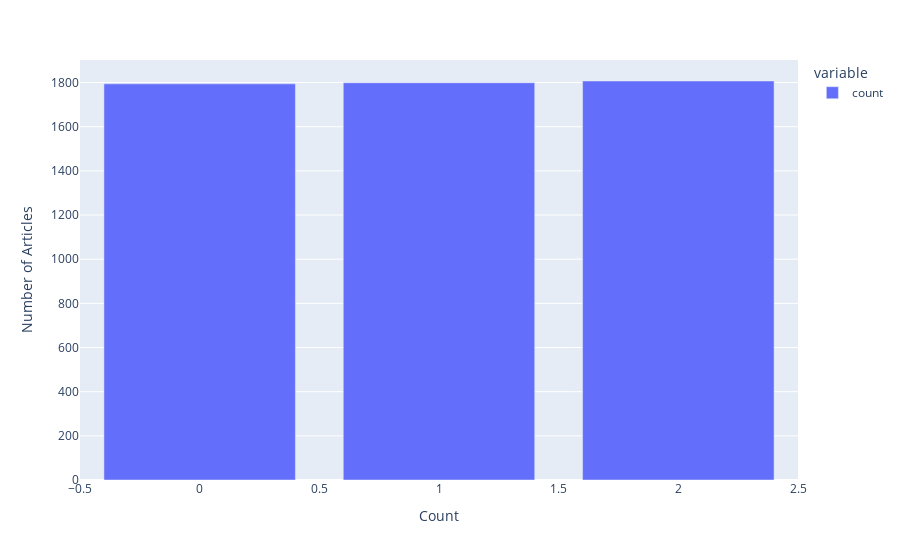
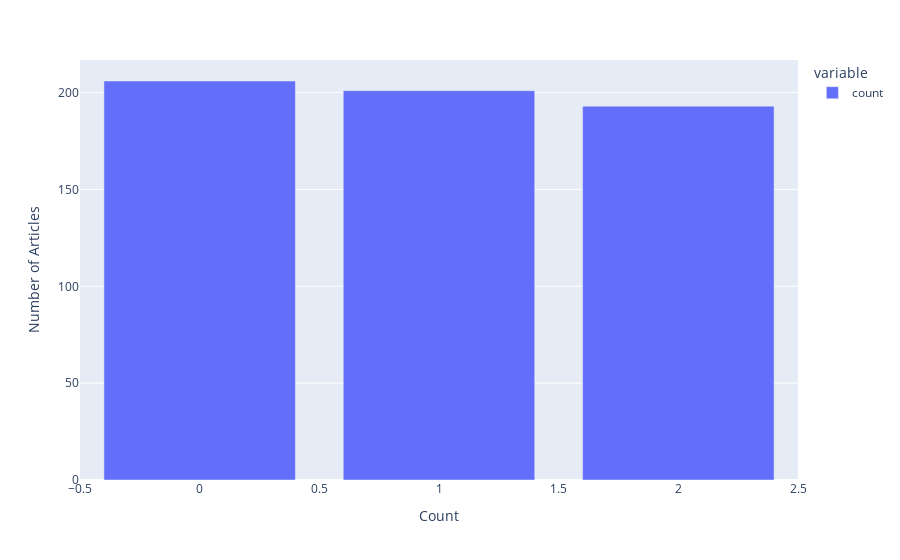
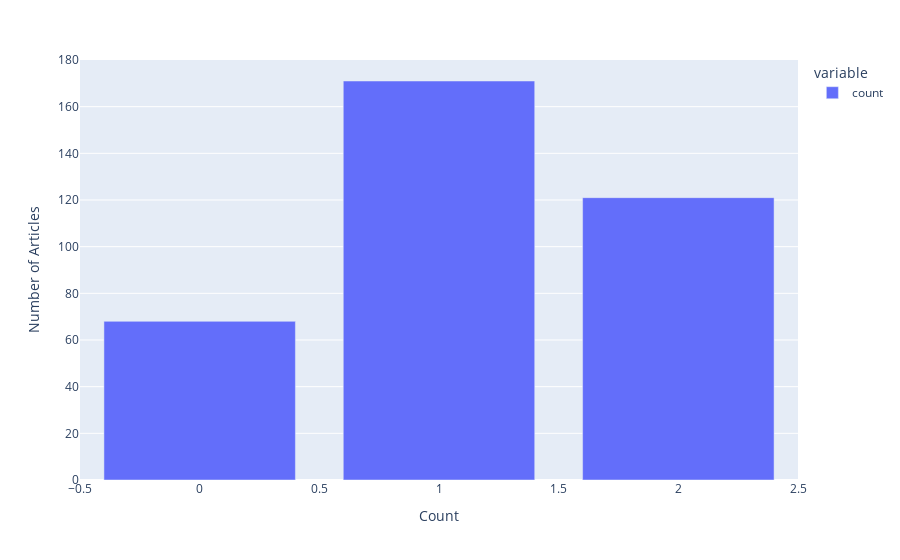

Notebook code cell kept with these figures, in order:
### Markdown cell above
#### 2. Upsampled training set

### Code cell
# Get Raws dataset
train_up_df, eval_up_df, test_up_df = get_train_eval_test('news_train_upsample.jsonl', 'news_eval.jsonl')
show_labels_count(train_up_df)
show_labels_count(eval_up_df)
show_labels_count(test_up_df)

### Figure 1 — Plotly figure (JSON) as saved in the notebook; plotly's stock layout.template omitted (floating-point values rounded to 4 significant figures)
{"data": [{"alignmentgroup": "True", "hovertemplate": "variable=count<br>labels=%{x}<br>value=%{y}<extra></extra>", "legendgroup": "count", "marker": {"color": "#636efa", "pattern": {"shape": ""}}, "name": "count", "offsetgroup": "count", "orientation": "v", "showlegend": true, "textposition": "auto", "type": "bar", "x": [2, 1, 0], "xaxis": "x", "y": [1807, 1799, 1794], "yaxis": "y"}], "layout": {"barmode": "relative", "legend": {"title": {"text": "variable"}, "tracegroupgap": 0}, "margin": {"t": 60}, "xaxis": {"anchor": "y", "domain": [0, 1], "title": {"text": "Count"}}, "yaxis": {"anchor": "x", "domain": [0, 1], "title": {"text": "Number of Articles"}}}}

### Figure 2 — Plotly figure (JSON) as saved in the notebook; plotly's stock layout.template omitted (floating-point values rounded to 4 significant figures)
{"data": [{"alignmentgroup": "True", "hovertemplate": "variable=count<br>labels=%{x}<br>value=%{y}<extra></extra>", "legendgroup": "count", "marker": {"color": "#636efa", "pattern": {"shape": ""}}, "name": "count", "offsetgroup": "count", "orientation": "v", "showlegend": true, "textposition": "auto", "type": "bar", "x": [0, 1, 2], "xaxis": "x", "y": [206, 201, 193], "yaxis": "y"}], "layout": {"barmode": "relative", "legend": {"title": {"text": "variable"}, "tracegroupgap": 0}, "margin": {"t": 60}, "xaxis": {"anchor": "y", "domain": [0, 1], "title": {"text": "Count"}}, "yaxis": {"anchor": "x", "domain": [0, 1], "title": {"text": "Number of Articles"}}}}

### Figure 3 — Plotly figure (JSON) as saved in the notebook; plotly's stock layout.template omitted (floating-point values rounded to 4 significant figures)
{"data": [{"alignmentgroup": "True", "hovertemplate": "variable=count<br>labels=%{x}<br>value=%{y}<extra></extra>", "legendgroup": "count", "marker": {"color": "#636efa", "pattern": {"shape": ""}}, "name": "count", "offsetgroup": "count", "orientation": "v", "showlegend": true, "textposition": "auto", "type": "bar", "x": [1, 2, 0], "xaxis": "x", "y": [171, 121, 68], "yaxis": "y"}], "layout": {"barmode": "relative", "legend": {"title": {"text": "variable"}, "tracegroupgap": 0}, "margin": {"t": 60}, "xaxis": {"anchor": "y", "domain": [0, 1], "title": {"text": "Count"}}, "yaxis": {"anchor": "x", "domain": [0, 1], "title": {"text": "Number of Articles"}}}}
